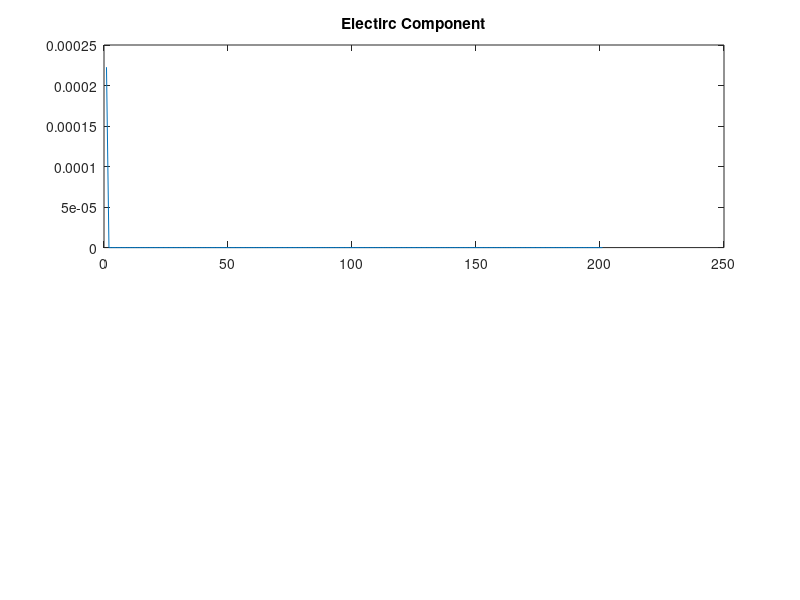

Here is the MATLAB script that generated this plot: (Note: this script raises an error after producing the figure.)
SIZE=201;
ez=zeros(1,SIZE);
hy=zeros(1,SIZE);
mu=[1.2566e-006*ones(1,SIZE)];   %permeability of free sapce
% epsilon=[8.8542e-012*ones(1,SIZE)]; %permittivity of free space 
epsilon=[8.8542e-012*ones(1,SIZE-80) 1.7708e-011*ones(1,20) 8.8542e-012*ones(1,60)]; %introducing medium of 2*e with a width of 20
% ideal Condition --> Sc= c*delt/delx = 1
delt=1;
delx=299792458;
maxTime = 1001;
mm=0;
temp=0;
    for qTime = 1:(maxTime-1)
%        Update Magnetic field
        for  mm = 1:(SIZE - 2)
            hy(mm) = hy(mm) + (ez(mm + 1) - ez(mm)) * (delt/(delx*mu(mm)));
        end
%         Update Electrical filed
        for mm = 2:(SIZE-1)
            ez(mm) = ez(mm) + (hy(mm) - hy(mm - 1)) * (delt/(delx*epsilon(mm))) ;
        end
%         Source node (hard coded)
        ez(1) = exp(-(qTime - 30) * (qTime - 30) / 100.);
%         Plotting
        figure(1);
        grid on; 
        subplot(2,1,1);
        plot(1:SIZE,ez);
        title('Electirc Component');
        Xlim([0 SIZE]);
        ylim([-1.5 1.5]);
        line([SIZE-80 SIZE-80],[-1.5 1.5],'Color','Red')
        line([SIZE-60 SIZE-60],[-1.5 1.5],'Color','Red')
        subplot(2,1,2);
        plot(1:SIZE,hy);
        title('Magnetic Component');
        Xlim([0 SIZE]);
        ylim([-0.005 0.005]);
        line([SIZE-80 SIZE-80],[-0.005 0.005],'Color','Red')
        line([SIZE-60 SIZE-60],[-0.005 0.005],'Color','Red')
        pause(0.02);
    end
